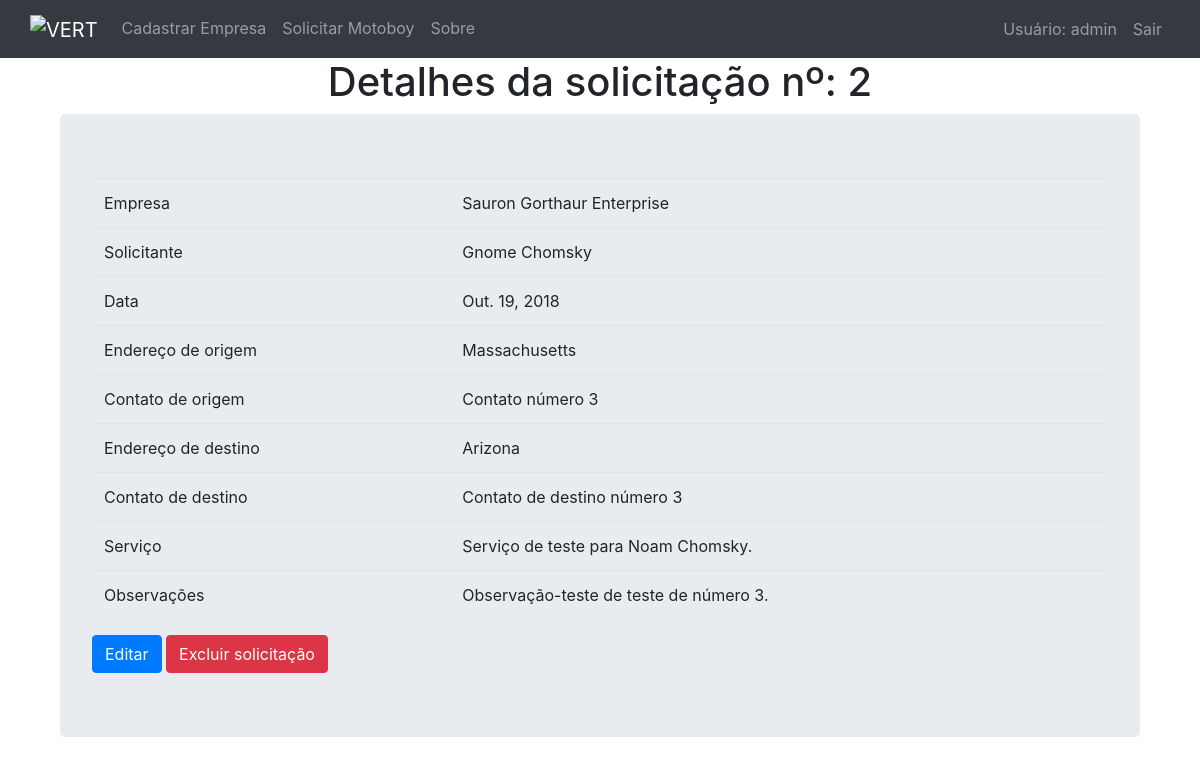
Page /detalhes_solicitacao/2 (signed in) on the committed database.
### solicitacao/models.py (models this page shows, shortened)
class Solicitacao(models.Model):
    class Meta:
        verbose_name_plural = "Solicitações"  # Mostra plural correto no '/admin'
    empresa = models.ForeignKey(Empresa, on_delete=models.CASCADE, related_name='empresa_id')
    data = models.DateField(default=date.today)
    solicitante = models.CharField(max_length=30)
    endereco_origem = models.CharField(max_length=50)
    contato_origem = models.CharField(max_length=30)
    servico = models.TextField()
    endereco_destino = models.CharField(max_length=30)
    contato_destino = models.CharField(max_length=30)
    observacoes = models.TextField()

class Empresa(models.Model):
    nome = models.CharField(max_length=30)
    cnpj = models.CharField(max_length=25, unique=True)
    '''O 'unique=True' impede CNPJs duplicados
    '''
    def __str__(self):
        return self.nome

### solicitacao/views.py (the view)
# urls.py: path('detalhes_solicitacao/<int:pk>', views.detalhes_solicitacao, name='detalhes_solicitacao'),
@login_required(login_url='login')  # Redir. p/ login usuário deslogado
def detalhes_solicitacao(request, pk):
    detalhes = Solicitacao.objects.get(pk=pk)
    return render(request, 'detalhes_solicitacao.html', {
        'detalhes': detalhes,
    })

### solicitacao/templates/detalhes_solicitacao.html (shortened to what this page needs)
{% extends "layouts/base.html" %}
{% block title %}
<h1 class="text-center" "border border-primary">Detalhes da solicitação nº: {{ detalhes.pk }}</h1>
{% endblock title %}
{% block content %}
<div class="container">
    <div class="jumbotron">
        <table class="table">
            <tbody>
                <tr>
                    <td>Empresa</td>
                    <td>{{ detalhes.empresa }}</td>
                </tr>
                <tr>
                    <td>Solicitante</td>
                    <td>{{ detalhes.solicitante }}</td>
                </tr>
                <tr>
                    <td>Data</td>
                    <td>{{ detalhes.data }}</td>
                </tr>
                <tr>
                    <td>Endereço de origem</td>
                    <td>{{ detalhes.endereco_origem }}</td>
                </tr>
                <tr>
                    <td>Contato de origem</td>
                    <td>{{ detalhes.contato_origem }}</td>
                </tr>
                <tr>
                    <td>Endereço de destino</td>
                    <td>{{ detalhes.endereco_destino }}</td>
                </tr>
                <tr>
                    <td>Contato de destino</td>
                    <td>{{ detalhes.contato_destino }}</td>
                </tr>
                <tr>
                    <td>Serviço</td>
                    <td>{{ detalhes.servico }}</td>
                </tr>
                <tr>
                    <td>Observações</td>
                    <td>{{ detalhes.observacoes }}</td>
                </tr>
            </tbody>
        </table>
        <button id="btn-edit-solicitacao" value="{{ detalhes.pk }}" type="button" class="btn btn-primary">Editar</button>
        <button id="btn-deletar-solicitacao" value="{{ detalhes.pk }}" type="button" class="btn btn-danger">Excluir
            solicitação</button>
    </div>
{% endblock content %}

### solicitacao/templates/layouts/navbar.html
{% block navbar %}
<nav class="navbar navbar-expand navbar-dark bg-dark">
    <div class="container">
        <ul class="navbar-nav">
            <a class="navbar-brand" href="/"><img src="http://blog.vert-capital.com/wp-content/themes/vert/images/logo-vert.png"alt="VERT"></a>
            <li class="nav-item {{ cadastro_active }}">
                <a class="nav-link" href="/cadastro_empresa">Cadastrar Empresa</a>
            </li>
            <li class="nav-item {{ solicitacao_active }}">
                <a class="nav-link" href="/solicitacao_motoboy">Solicitar Motoboy</a>
            </li>
            <li class="nav-item {{ sobre_active }}">
                <a class="nav-link" href="/sobre">Sobre</a>
            </li>
        </ul>
        <ul class="navbar-nav">
            <li class="nav-item">
                <a class="nav-link" href="#">Usuário: {{user}}</a>
            </li>
            <li class="nav-item">
                <a class="nav-link" href="/logout">Sair</a>
            </li>
        </ul>
    </div>
</nav>
{% endblock navbar %}

### rows in the picture
Solicitacao: pk "2", empresa "Sauron Gorthaur Enterprise", solicitante "Gnome Chomsky", data "Out. 19, 2018", endereco_origem "Massachusetts", contato_origem "Contato número 3", endereco_destino "Arizona", contato_destino "Contato de destino número 3", servico "Serviço de teste para Noam Chomsky.", observacoes "Observação-teste de teste de número 3."

### other values in the picture
{{ user }} "admin"
